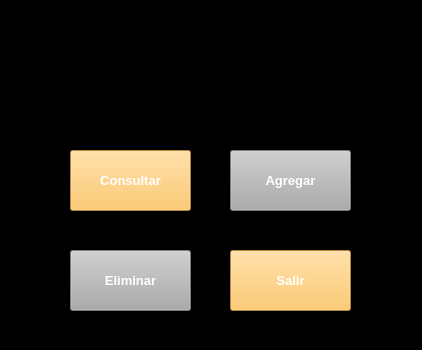
<?xml version="1.0" encoding="UTF-8"?>
<ui version="4.0">
 <class>Form</class>
 <widget class="QWidget" name="Form">
  <property name="geometry">
   <rect>
    <x>0</x>
    <y>0</y>
    <width>422</width>
    <height>350</height>
   </rect>
  </property>
  <property name="windowTitle">
   <string>Form</string>
  </property>
  <property name="styleSheet">
   <string notr="true">background-color: rgb(0, 0, 0);
color: rgb(255, 255, 255);</string>
  </property>
  <widget class="QLabel" name="logo">
   <property name="geometry">
    <rect>
     <x>100</x>
     <y>-20</y>
     <width>211</width>
     <height>191</height>
    </rect>
   </property>
   <property name="styleSheet">
    <string notr="true">border-image: url(:/png/Logo.PNG);</string>
   </property>
   <property name="text">
    <string/>
   </property>
  </widget>
  <widget class="QPushButton" name="consultarButton">
   <property name="geometry">
    <rect>
     <x>70</x>
     <y>150</y>
     <width>121</width>
     <height>61</height>
    </rect>
   </property>
   <property name="font">
    <font>
     <pointsize>10</pointsize>
     <weight>75</weight>
     <bold>true</bold>
    </font>
   </property>
   <property name="styleSheet">
    <string notr="true">background-color: rgb(255, 189, 74);</string>
   </property>
   <property name="text">
    <string>Consultar</string>
   </property>
  </widget>
  <widget class="QPushButton" name="deleteButton">
   <property name="geometry">
    <rect>
     <x>70</x>
     <y>250</y>
     <width>121</width>
     <height>61</height>
    </rect>
   </property>
   <property name="font">
    <font>
     <pointsize>10</pointsize>
     <weight>75</weight>
     <bold>true</bold>
    </font>
   </property>
   <property name="styleSheet">
    <string notr="true">background-color: rgb(172, 172, 172);
</string>
   </property>
   <property name="text">
    <string>Eliminar</string>
   </property>
  </widget>
  <widget class="QPushButton" name="addButton">
   <property name="geometry">
    <rect>
     <x>230</x>
     <y>150</y>
     <width>121</width>
     <height>61</height>
    </rect>
   </property>
   <property name="font">
    <font>
     <pointsize>10</pointsize>
     <weight>75</weight>
     <bold>true</bold>
    </font>
   </property>
   <property name="styleSheet">
    <string notr="true">background-color: rgb(172, 172, 172);
</string>
   </property>
   <property name="text">
    <string>Agregar</string>
   </property>
  </widget>
  <widget class="QPushButton" name="exitButton">
   <property name="geometry">
    <rect>
     <x>230</x>
     <y>250</y>
     <width>121</width>
     <height>61</height>
    </rect>
   </property>
   <property name="font">
    <font>
     <pointsize>10</pointsize>
     <weight>75</weight>
     <bold>true</bold>
    </font>
   </property>
   <property name="styleSheet">
    <string notr="true">background-color: rgb(255, 189, 74);</string>
   </property>
   <property name="text">
    <string>Salir</string>
   </property>
  </widget>
 </widget>
 <resources>
  <include location="logoC.qrc"/>
 </resources>
 <connections/>
</ui>
